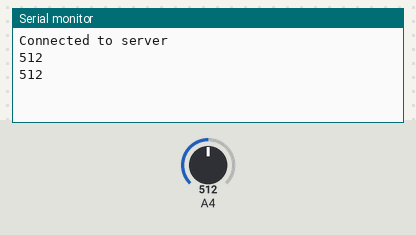
Simulated run of this sketch. Board: Arduino MKR. On the bench: the last lines printed to the serial monitor. Inputs (shaded band) come from the test bench; at power-on: A4 = 512. WiFi joins after 1.5 s; servers stay silent unless stated; web services answer with replies made up by the test bench.

Above: at 2.9 s.
3.0 s: A4 set to 634
At 4.1 s:
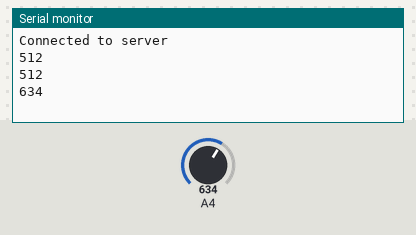
4.5 s: A4 set to 669
At 5.6 s:
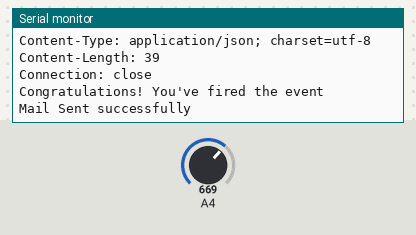
Timing chart, 0 to 7.5 s (numbered marks = the images above; inputs shaded):
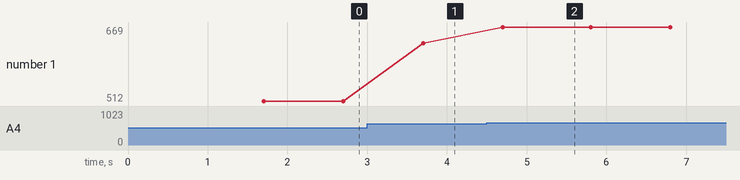

The sketch:

light_intensity.ino
```cpp
#include "arduino_secrets.h"
#include <SPI.h>
#include <WiFiNINA.h>
int light;

char ssid[] = SECRET_SSID;

char pass[] = SECRET_PASSWORD;


WiFiClient client;


char   HOST_NAME[] = "maker.ifttt.com";

String PATH_NAME   = "/trigger/light_intensity/with/key/HzLUQ8bfByW0UZKx5gOeQCY7OgEvKh048fTBmXZhjV"; // EVENT-NAME and YOUR-KEY must be changed here.

String queryString = "?value1=57&value2=25";


void setup() {

  // WiFi connection initialization

  WiFi.begin(ssid, pass);


  Serial.begin(9600);

  while (!Serial);


  // connect to web server on port 80:

  if (client.connect(HOST_NAME, 80)) {

    // if connected:

    Serial.println("Connected to server");

  }

  else {// if not connected:

    Serial.println("connection failed");

  }

}


void loop() {

  light = analogRead(A4);
  Serial.println(light);
  if (light > 650) {


    // make a HTTP request:

    // send HTTP header

    client.println("GET " + PATH_NAME + queryString + " HTTP/1.1");

    client.println("Host: " + String(HOST_NAME));

    client.println("Connection: close");

    client.println(); // end HTTP header


    while (client.connected()) {

      if (client.available()) {

        // reads incoming byte from the server and print it to serial monitor:

        char c = client.read();

        Serial.print(c);

      }

    }

    // the server's disconnected, stop the client:

    client.stop();

    Serial.println();

    Serial.println("Mail Sent successfully");

  }

  delay(1000);

}
```

arduino_secrets.h
```cpp
#define SECRET_SSID "Airtel_9811351651"
#define SECRET_PASSWORD "rangoarku1726"
```

Measured:
- the behaviour switches between 650 and 651 on A4 (found by bisection; images 1 and 2)
- after the input at 3.0 s, the serial monitor: prints a new line after 0.70 s (image 1)
- after the input at 4.5 s, the serial monitor: prints a new line after 0.20 s (image 2)
- plotted number 1: 512 → 634 after the input at 3.0 s, 634 → 669 after the input at 4.5 s
